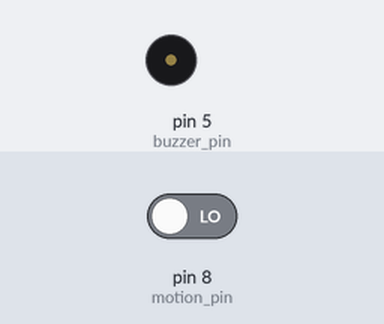
Simulated run of this sketch. Board: Arduino Uno, built with avr-gcc and run on an emulated ATmega328P. Shown: buzzer (waves = sounding). Inputs (shaded band) come from the test bench; at power-on: pin 8 (motion_pin) LOW.

Above: at 1.2 s.
1.3 s: pin 8 (motion_pin) driven HIGH
At 2.1 s:
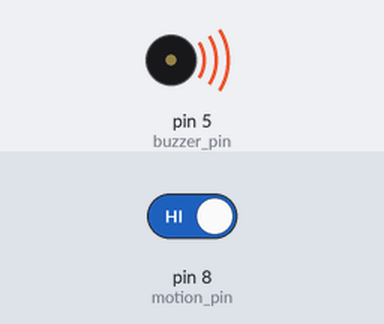
Timing chart, 0 to 10.3 s (numbered marks = the images above; inputs shaded):
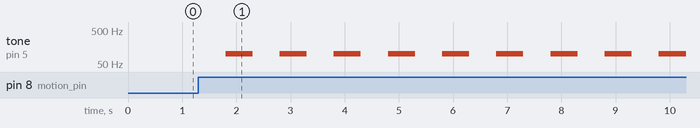

The sketch:

motionDetectorTest2.ino
```cpp
/*
 * motionDetectorTest2
 *
 * This program was written for a test where a PIR detector works with a Piezo buzzer.
 * In this program, a connected buzzer beeps as any motion is detected from a connected PIR detector.
 * When a motion is detected, the buzzer will beep for given duration.
 * After the beep, PIR detector will be set as LOW.
 * And the program will wait for seconds until the next detection.
 *
 */

const int motion_pin = 8;
const int buzzer_pin = 5;
const int frequency = 100;

void beep(int buzzer, int frequency, long duration, long interval);

void reset(int pin);

void setup() {
  pinMode(buzzer_pin, OUTPUT);

}

void loop() {

  reset(motion_pin);

  // when any motion is detected, make buzzer beep
  if (digitalRead(motion_pin)) {
    beep(buzzer_pin, frequency, 10 * 1000, 500);

    // set motion_pin as LOW
    reset(motion_pin);

    // wait for seconds before next detection
    delay(3000);
  }

}

// beep function makes a given buzzer beep at given frequency, per given interval, for given duration
void beep(int buzzer, int frequency, long duration, long interval) {
  long initialMillis = millis();

  do {

    // play buzzer for the given interval
    noTone(buzzer);
    delay(interval);
    tone(buzzer, frequency, interval);
    delay(interval);

    // repeat for given duration (in these codes, for 10 sec)
  } while (millis() - initialMillis < duration);

}

// reset function sets given pin as original state (LOW)
void reset(int pin) {
  digitalWrite(pin, LOW);
}
```

Measured:
- after the input at 1.3 s, tone on pin 5 (buzzer_pin): alternates 100 Hz for 0.50 s and silent for 0.50 s, starting after 0.50 s
